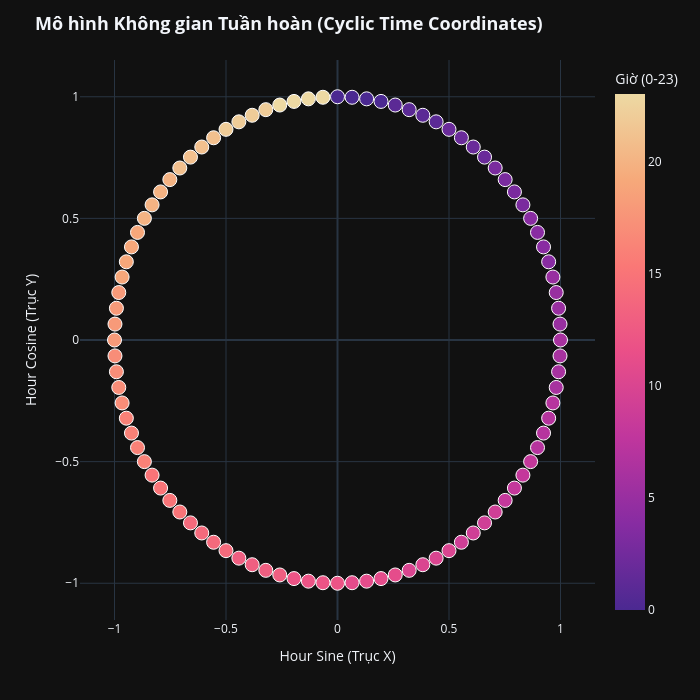

The notebook cell this image was saved under:
### Markdown cell above
### 6.2. Trực quan hóa Đặc trưng Tuần hoàn (Cyclic Features Coordinate)
Vòng tròn lượng giác được render với hiệu ứng Gradient theo thời gian thực trong ngày, thể hiện sự hoàn hảo của quá trình Vectorization.

### Code cell
# Lấy 1 ngày (96 bước) của 1 trạm
df_cyclic = df_train_fe.head(96)

fig = px.scatter(
    df_cyclic, x='hour_sin', y='hour_cos', 
    color=df_cyclic['timestamp'].dt.hour,
    color_continuous_scale=px.colors.sequential.Agsunset, # Bảng màu hoàng hôn hiện đại
    hover_data={'timestamp': '|%H:%M'}
)

fig.update_traces(marker=dict(size=14, line=dict(width=1, color='#ffffff')))
fig.update_layout(
    title="<b>Mô hình Không gian Tuần hoàn (Cyclic Time Coordinates)</b>",
    title_font_size=18,
    xaxis_title="Hour Sine (Trục X)",
    yaxis_title="Hour Cosine (Trục Y)",
    width=700, height=700,
    coloraxis_colorbar=dict(title="Giờ (0-23)")
)
fig.show()
